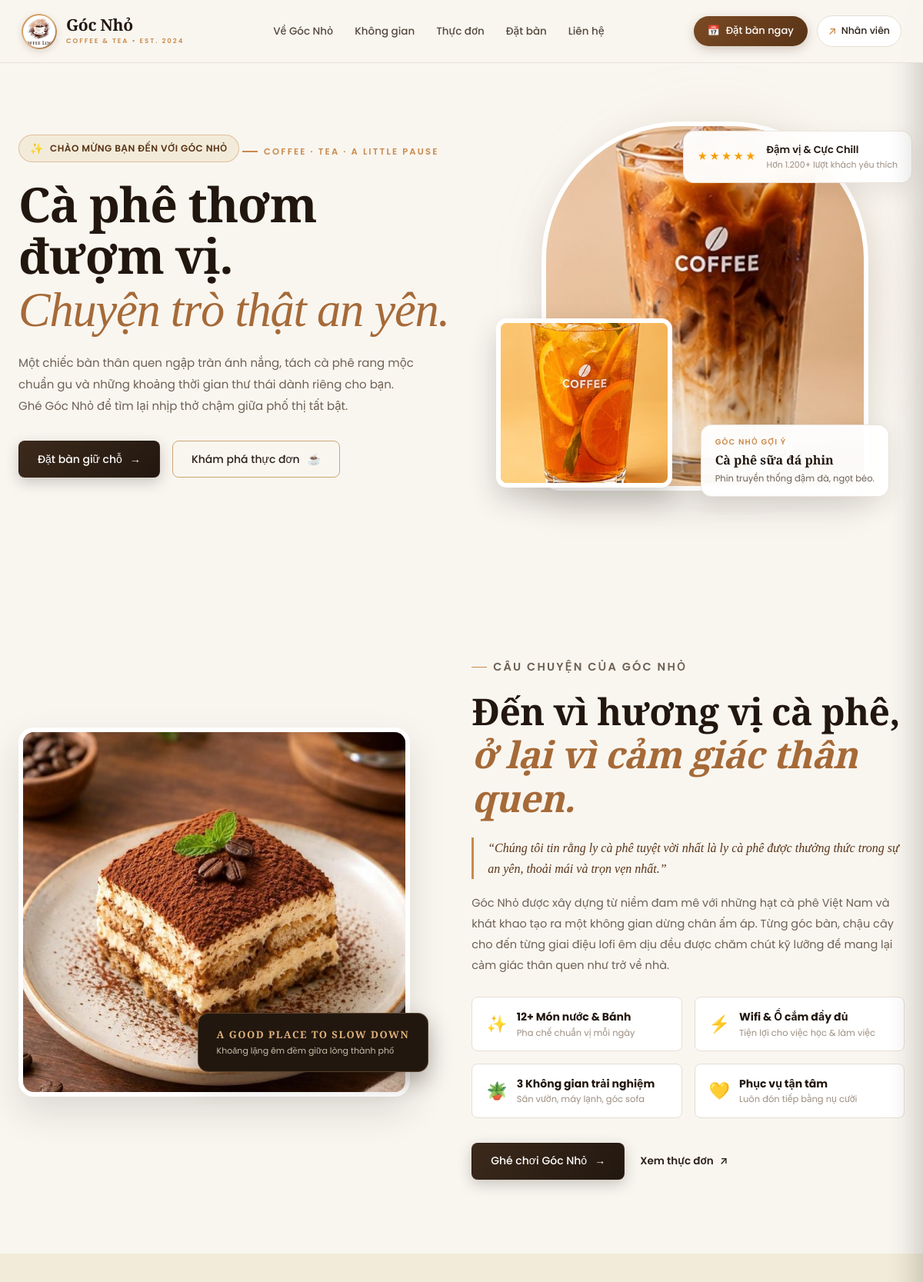
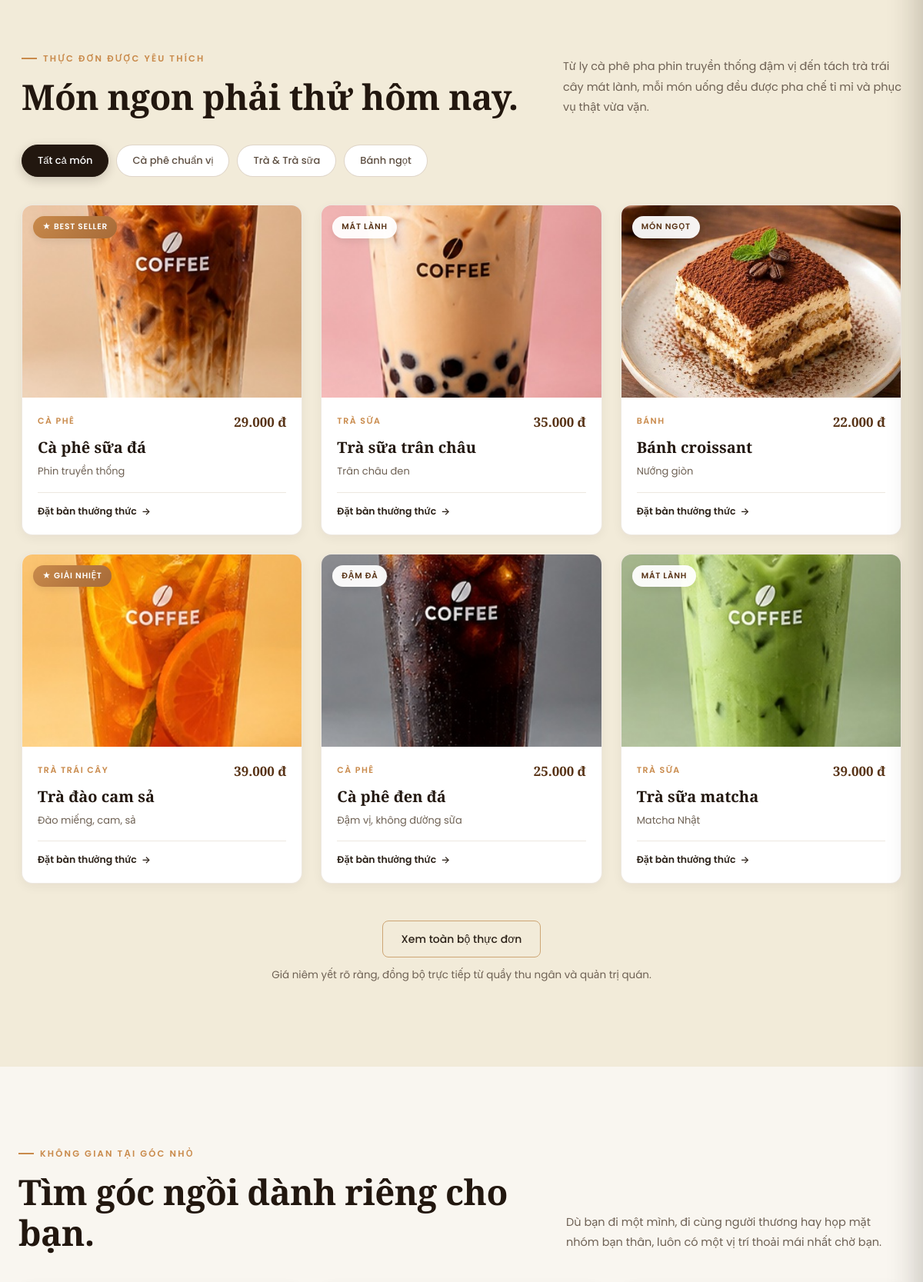
The page / (upper part) on the database its author committed (2 pictures, top to bottom).
### tables this page shows
CREATE TABLE IF NOT EXISTS site_settings (
  setting_key VARCHAR(100) NOT NULL PRIMARY KEY,
  setting_value TEXT NULL,
  setting_label VARCHAR(255) NULL,
  updated_at DATETIME DEFAULT CURRENT_TIMESTAMP ON UPDATE CURRENT_TIMESTAMP
);

CREATE TABLE IF NOT EXISTS menu_items (
  item_id INT UNSIGNED AUTO_INCREMENT PRIMARY KEY,
  category_id INT UNSIGNED NOT NULL,
  item_name VARCHAR(150) NOT NULL,
  description VARCHAR(255) NULL,
  price INT UNSIGNED NOT NULL,
  image MEDIUMTEXT NULL,
  is_hidden TINYINT(1) NOT NULL DEFAULT 0,
  is_sold_out TINYINT(1) NOT NULL DEFAULT 0,
  stock INT UNSIGNED NOT NULL DEFAULT 0,
  min_stock INT UNSIGNED NOT NULL DEFAULT 10,
  UNIQUE KEY uq_cat_name (category_id, item_name),
  FOREIGN KEY (category_id) REFERENCES categories(category_id)
);

CREATE TABLE IF NOT EXISTS categories (
  category_id INT UNSIGNED AUTO_INCREMENT PRIMARY KEY,
  category_name VARCHAR(100) NOT NULL UNIQUE,
  has_options TINYINT(1) NOT NULL DEFAULT 1
);

### pages/home/index.php (the view, shortened to what the rows shown need)
<?php
$brandName = setting('brand_name', 'Góc Nhỏ');
function get_cat_filter($catName) {
    $low = mb_strtolower((string) $catName, 'UTF-8');
    if (strpos($low, 'cà phê') !== false || strpos($low, 'cafe') !== false || strpos($low, 'coffee') !== false) return 'coffee';
    if (strpos($low, 'trà') !== false || strpos($low, 'tea') !== false) return 'tea';
    if (strpos($low, 'bánh') !== false || strpos($low, 'cake') !== false || strpos($low, 'bakery') !== false) return 'bakery';
    return 'other';
}
function get_item_badge($index, $catFilter, $price) {
    if ($index === 0) return array('★ BEST SELLER', 'best-seller');
    if ($catFilter === 'coffee') return array('ĐẬM ĐÀ', '');
    if ($catFilter === 'tea' && $index === 3) return array('★ GIẢI NHIỆT', 'best-seller');
    if ($catFilter === 'tea') return array('MÁT LÀNH', '');
    if ($catFilter === 'bakery') return array('MÓN NGỌT', '');
    return array('ĐƯỢC YÊU THÍCH', '');
}
?>
<main>
    <section class="landing-hero" id="hero">
        <div class="landing-copy">
            <h1><?= e(setting('hero_title', 'Cà phê thơm đượm vị.')) ?><br><em><?= e(setting('hero_subtitle', 'Chuyện trò thật an yên.')) ?></em></h1>
        </div>
    </section>
    <section class="story-section" id="story">
        <div class="story-copy">
            <p class="eyebrow">CÂU CHUYỆN CỦA <?= mb_strtoupper(e($brandName), 'UTF-8') ?></p>
            <h2><?= e(setting('story_title', 'Đến vì hương vị cà phê,')) ?><br><em><?= e(setting('story_subtitle', 'ở lại vì cảm giác thân quen.')) ?></em></h2>
            <div class="story-quote">
                <?= e(setting('story_quote', '“Chúng tôi tin rằng ly cà phê tuyệt vời nhất là ly cà phê được thưởng thức trong sự an yên, thoải mái và trọn vẹn nhất.”')) ?>
            </div>
            <p><?= nl2br(e(setting('story_desc', 'Góc Nhỏ được xây dựng từ niềm đam mê với những hạt cà phê Việt Nam và khát khao tạo ra một không gian dừng chân ấm áp. Từng góc bàn, chậu cây cho đến từng giai điệu lofi êm dịu đều được chăm chút kỹ lưỡng để mang lại cảm giác thân quen như trở về nhà.'))) ?></p>
            <div class="story-highlights-grid">
                <div class="story-highlight-box">
                </div>
                <div class="story-highlight-box">
                </div>
                <div class="story-highlight-box">
                </div>
                <div class="story-highlight-box">
                </div>
            </div>
            <div class="story-actions">
                <a class="button button-dark" href="#booking">
                </a>
                <a class="button-link" href="#menu">
                </a>
            </div>
        </div>
    </section>
    <section class="menu-section" id="menu">
        <div class="section-heading">
            <div>
                <h2>Món ngon phải thử hôm nay.</h2>
            </div>
        </div>
        <div class="menu-cards-grid">
            <?php if (!empty($dbMenuItems)): ?>
                <?php foreach ($dbMenuItems as $idx => $item):
                    $catFilter = get_cat_filter($item['category_name']);
                    list($badgeText, $badgeClass) = get_item_badge($idx, $catFilter, (int) $item['price']);
                    $imgSrc = menu_item_image($item);
                ?>
                <article class="menu-card" data-category="<?= e($catFilter) ?>">
                    <div class="menu-photo">
                        <img src="<?= e($imgSrc) ?>" alt="<?= e($item['item_name']) ?>" loading="lazy">
                        <span class="menu-badge<?= $badgeClass ? ' ' . e($badgeClass) : '' ?>"><?= e($badgeText) ?></span>
                    </div>
                    <div class="menu-card-body">
                        <div class="menu-card-meta">
                            <span class="menu-card-cat"><?= e($item['category_name']) ?></span>
                            <strong class="menu-card-price"><?= money($item['price']) ?></strong>
                        </div>
                        <h3><?= e($item['item_name']) ?></h3>
                        <p class="menu-card-desc"><?= e(!empty($item['description']) ? $item['description'] : 'Món uống được pha chế chỉn chu, đậm đà chuẩn vị tại ' . $brandName . '.') ?></p>
                        <div class="menu-card-footer">
                            <a class="menu-order-btn" href="#booking">Đặt bàn thưởng thức <span aria-hidden="true">→</span></a>
                        </div>
                    </div>
                </article>
                <?php endforeach; ?>
            <?php endif; ?>
        </div>
    </section>
    <section class="space-section" id="space">
        <div class="section-heading">
            <div>
                <h2><?= e(setting('space_title', 'Tìm góc ngồi dành riêng cho bạn.')) ?></h2>
            </div>
        </div>
    </section>
</main>

### rows shown on the page
site_settings: setting_key "Đến vì hương vị cà phê,"
menu_items: shows a picture, badgeText "★ BEST SELLER", category.category_name "CÀ PHÊ", price "29.000 đ", item_name "Cà phê sữa đá", description "Phin truyền thống"
menu_items: shows a picture, badgeText "MÁT LÀNH", category.category_name "TRÀ SỮA", price "35.000 đ", item_name "Trà sữa trân châu", description "Trân châu đen"
menu_items: shows a picture, badgeText "MÓN NGỌT", category.category_name "BÁNH", price "22.000 đ", item_name "Bánh croissant", description "Nướng giòn"
menu_items: shows a picture, badgeText "★ GIẢI NHIỆT", category.category_name "TRÀ TRÁI CÂY", price "39.000 đ", item_name "Trà đào cam sả", description "Đào miếng, cam, sả"
menu_items: shows a picture, badgeText "ĐẬM ĐÀ", category.category_name "CÀ PHÊ", price "25.000 đ", item_name "Cà phê đen đá", description "Đậm vị, không đường sữa"
menu_items: shows a picture, badgeText "MÁT LÀNH", category.category_name "TRÀ SỮA", price "39.000 đ", item_name "Trà sữa matcha", description "Matcha Nhật"

### other values the page prints
$brandName "Góc Nhỏ"
$brandTagline "COFFEE & TEA • EST. 2024"
setting('hero_badge', 'CHÀO MỪNG BẠN ĐẾN VỚI GÓC NHỎ') "CHÀO MỪNG BẠN ĐẾN VỚI GÓC NHỎ"
setting('hero_title', 'Cà phê thơm đượm vị.') "Cà phê thơm đượm vị."
setting('hero_subtitle', 'Chuyện trò thật an yên.') "Chuyện trò thật an yên."
setting('hero_suggestion', 'Cà phê sữa đá phin') "Cà phê sữa đá phin"
setting('hero_suggestion_desc', 'Phin truyền thống đậm đà, ngọt béo.') "Phin truyền thống đậm đà, ngọt béo."
mb_strtoupper(e($brandName), 'UTF-8') "GÓC NHỎ"
setting('story_subtitle', 'ở lại vì cảm giác thân quen.') "ở lại vì cảm giác thân quen."
setting('space_title', 'Tìm góc ngồi dành riêng cho bạn.') "Tìm góc ngồi dành riêng cho bạn."
